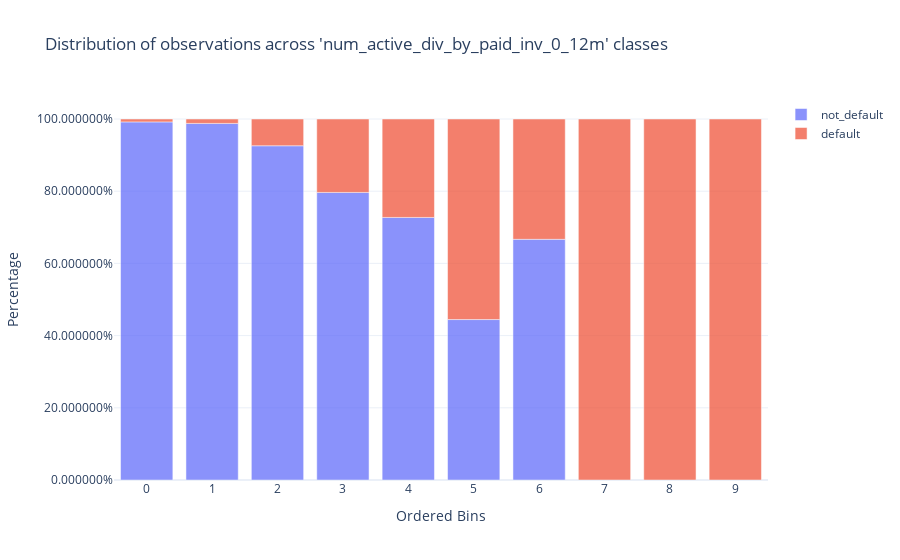

Here is the notebook cell this chart was saved with:
### Code cell
fig = go.Figure()

fig.add_trace(
    go.Bar(
        x=var_profile.reset_index().index.to_list(),
        y=(var_profile["not_default"] / var_profile["count"]),
        name="not_default",
    )
)

fig.add_trace(
    go.Bar(
        x=var_profile.reset_index().index.to_list(),
        y=(var_profile["default"] / var_profile["count"]),
        name="default",
    )
)

fig.update_layout(
    title="Distribution of observations across 'num_active_div_by_paid_inv_0_12m' classes",
    barmode="relative",
    yaxis_title="Percentage",
    yaxis_tickformat="%",
    xaxis_title="Ordered Bins",
    xaxis_tickvals=[x for x in range(0, var_profile.shape[0])]
)

fig.update_traces(opacity=0.75)
fig.show()

### Figure 1 — Plotly figure (JSON) as saved in the notebook; plotly's stock layout.template omitted (floating-point values rounded to 4 significant figures)
{"data": [{"name": "not_default", "opacity": 0.75, "type": "bar", "x": [0, 1, 2, 3, 4, 5, 6, 7, 8, 9], "y": [0.9919, 0.9877, 0.9258, 0.7966, 0.7273, 0.4444, 0.6667, 0, 0, 0]}, {"name": "default", "opacity": 0.75, "type": "bar", "x": [0, 1, 2, 3, 4, 5, 6, 7, 8, 9], "y": [0.008069, 0.01225, 0.07417, 0.2034, 0.2727, 0.5556, 0.3333, 1, 1, 1]}], "layout": {"barmode": "relative", "title": {"text": "Distribution of observations across 'num_active_div_by_paid_inv_0_12m' classes"}, "xaxis": {"tickvals": [0, 1, 2, 3, 4, 5, 6, 7, 8, 9], "title": {"text": "Ordered Bins"}}, "yaxis": {"tickformat": "%", "title": {"text": "Percentage"}}}}
